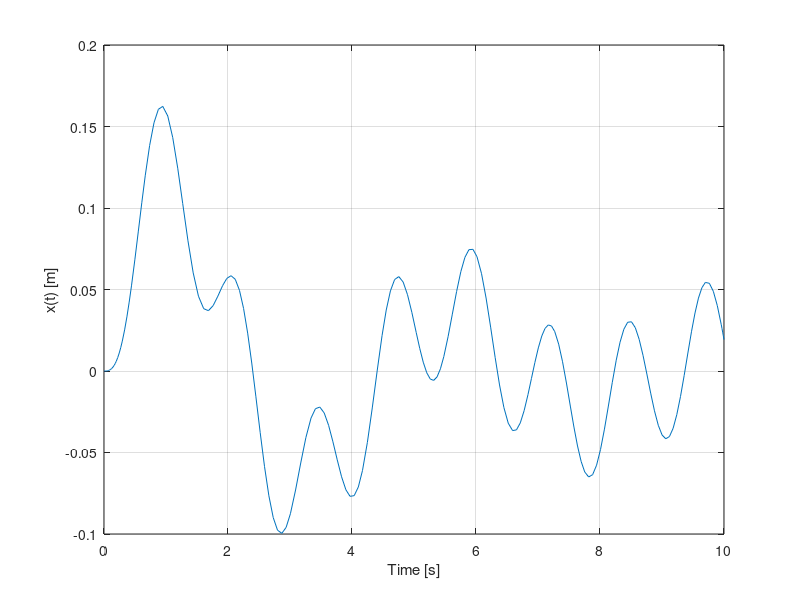

The MATLAB source for this figure:
% System parameters
m = 10; c = 5; k = 20; 
% Forcing function
F = @(t) 10 * sin(5 * t); 
% Solve for displacement and velocity
ode = @(t, y) [y(2); (F(t) - c * y(2) - k * y(1)) / m];
[t, y] = ode45(ode, [0, 10], [0, 0]); 
% Visualize displacement vs time
plot(t, y(:, 1)); 

xlabel('Time [s]')
ylabel("x(t) [m]")
grid('on')
